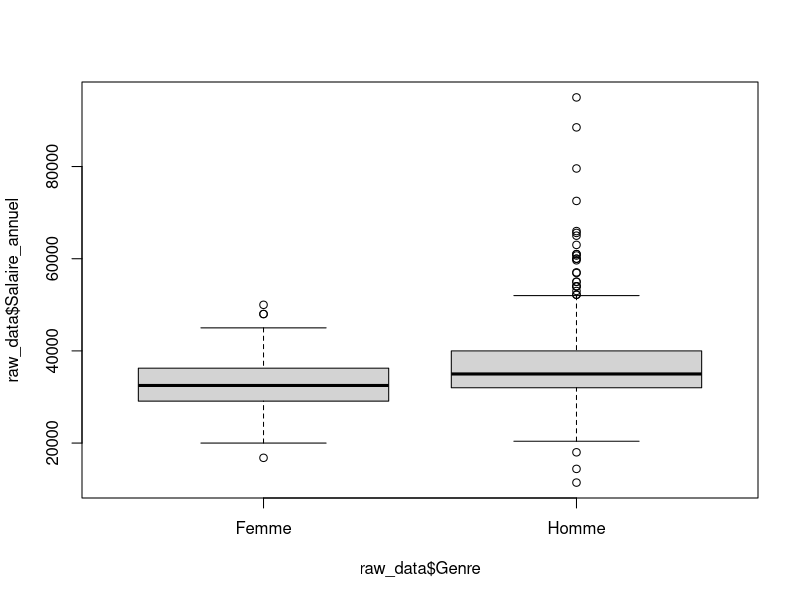
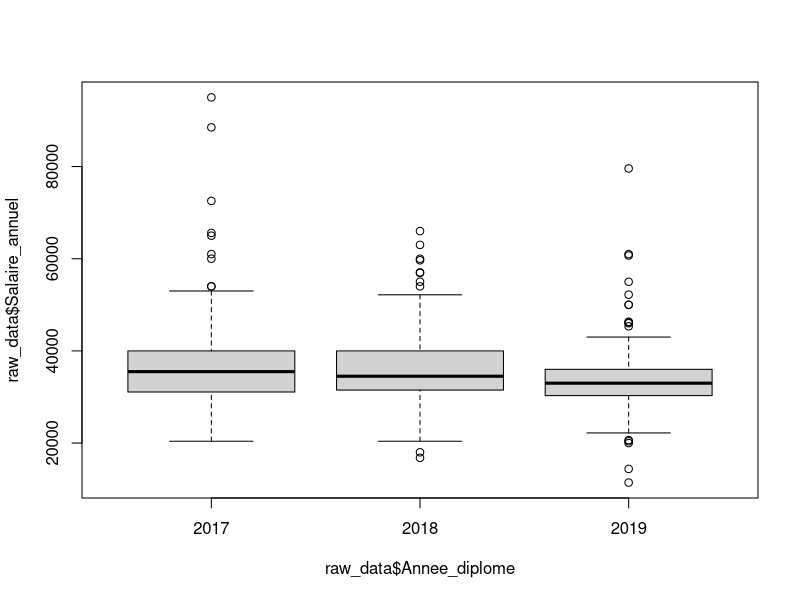
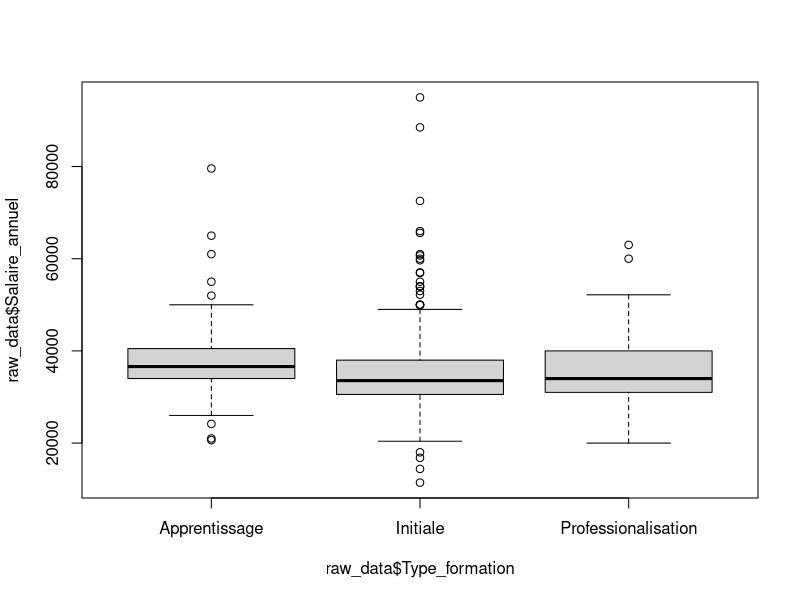
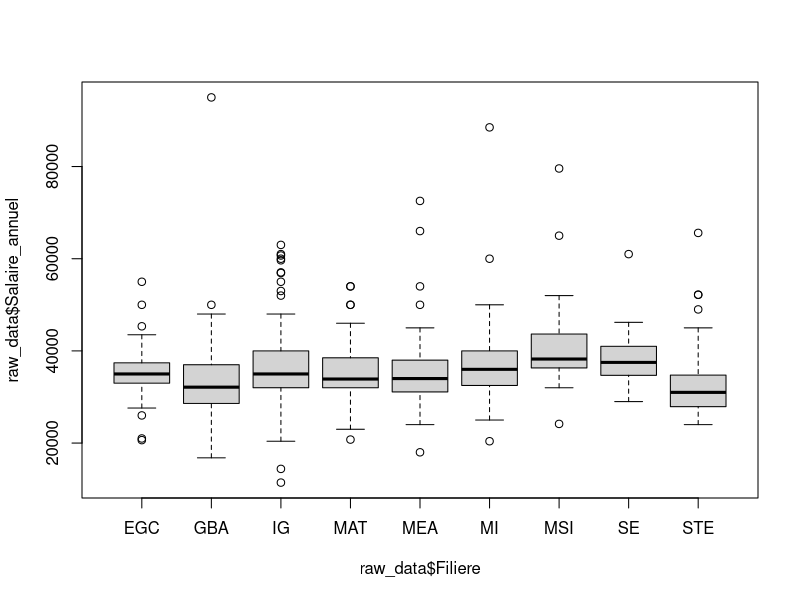
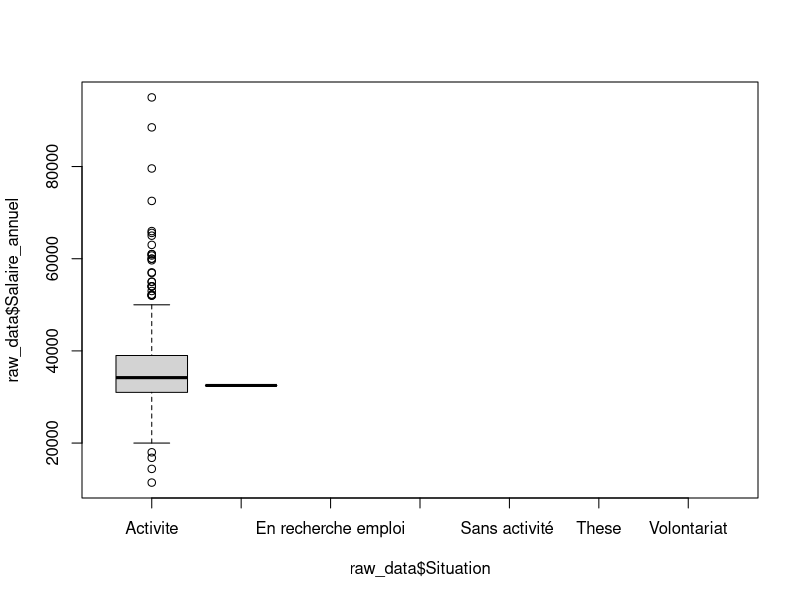
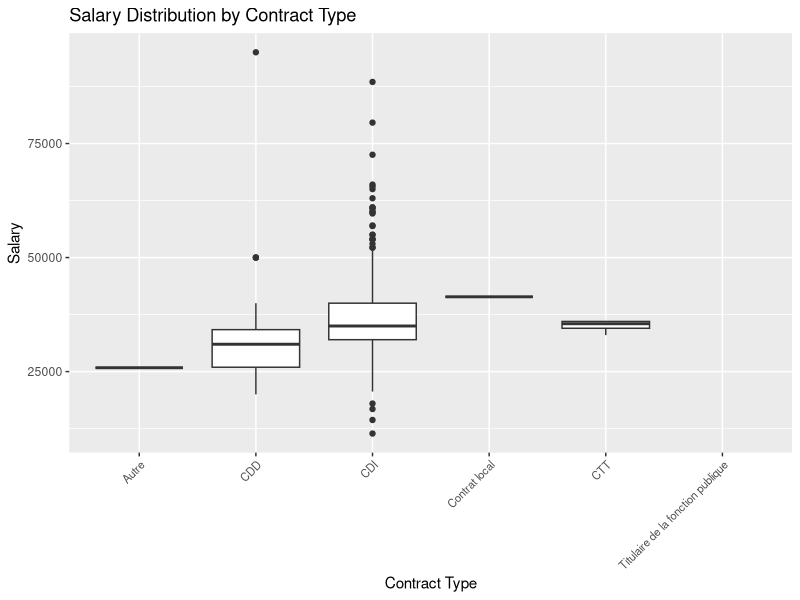
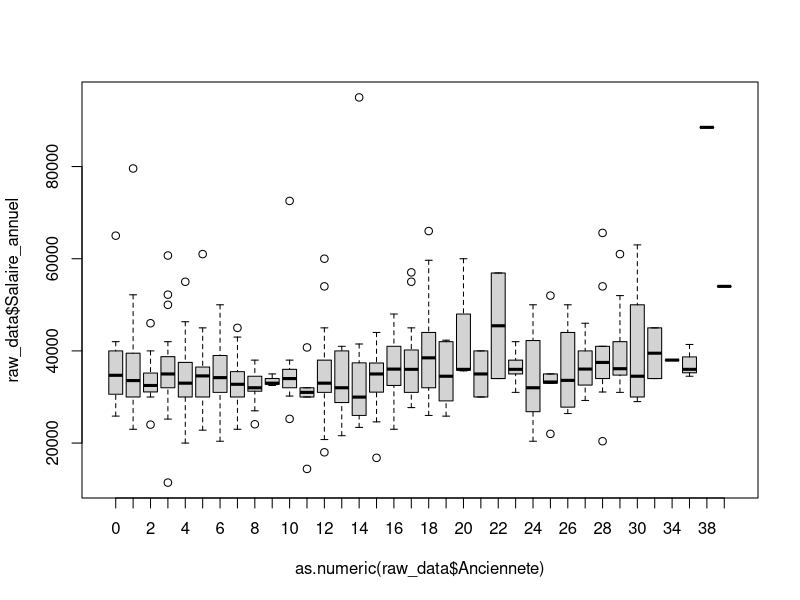
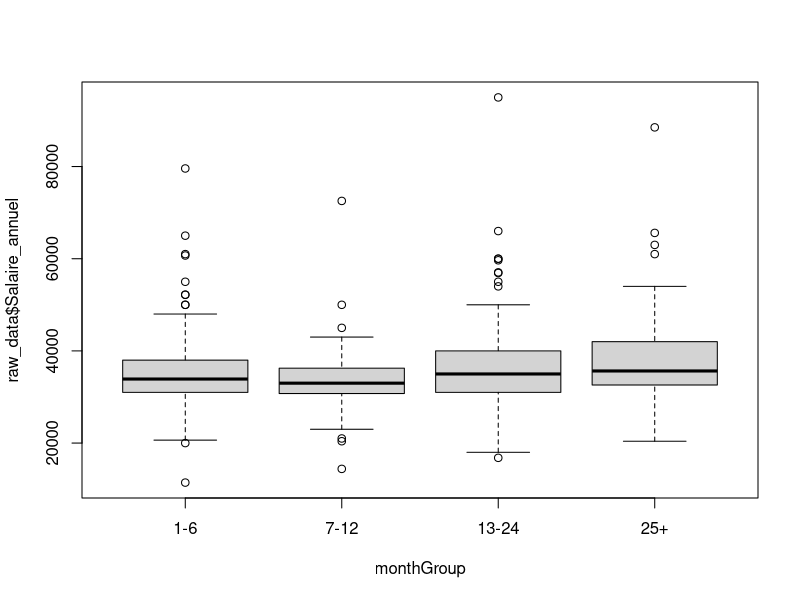

Source code (R) for these figures, in order:
## ---- chunk 1
if (!requireNamespace("ggplot2", quietly = TRUE)) {
  install.packages("ggplot2")
}
library(ggplot2)
## ---- chunk 2
# Trying ISO-8859-1
raw_data <- read.csv("data/extraction_finale_enquete_2020DS.csv", sep = ";", fileEncoding = "ISO-8859-1")
## ---- chunk 3
# Lists specifying which columns to convert to factors and numeric
factor_cols <- c("Date", "identifiant", "Genre", "Annee_diplome","Type_formation","Filiere","Situation","Secteur","Nature_contrat", "France","Region", "Pays", "Taille_entreprise", "Nom_entreprise", "Departement", "Intitule_poste", "Secteur_activite")
numeric_cols <- c("Anciennete", "Salaire_annuel", "Responsabilite_hierarchique", "Responsabilite_budget", "Responsabilite_equipe", "Responsabilite_projet", "Satisfaction_globale", "Saitisfaction_relations", "Satisfaction_salaire", "Satisfaction_autonomie", "Satisfaction_localisation")

# Convert columns to factors
raw_data[factor_cols] <- lapply(raw_data[factor_cols], as.factor)

# Convert columns to numeric
raw_data[numeric_cols] <- lapply(raw_data[numeric_cols], as.numeric)
## ---- chunk 4
remove_rows_by_value <- function(data, column_name, value_to_remove) {
  data_filtered <- subset(data, !(data[[column_name]] == value_to_remove))
  return(data_filtered)
}
## ---- chunk 5
boxplot(raw_data$Salaire_annuel ~ raw_data$Genre)
## ---- chunk 6
boxplot(raw_data$Salaire_annuel ~ raw_data$Annee_diplome)
## ---- chunk 7
boxplot(raw_data$Salaire_annuel ~ raw_data$Type_formation)
## ---- chunk 8
boxplot(raw_data$Salaire_annuel ~ raw_data$Filiere)
## ---- chunk 9
boxplot(raw_data$Salaire_annuel ~ raw_data$Situation)
## ---- chunk 10
filtered_data <- remove_rows_by_value(raw_data, "Situation", "En recherche emploi")
filtered_data <- remove_rows_by_value(filtered_data, "Situation", "En poursuite d'études (hors thèse) / en formation")
filtered_data <- remove_rows_by_value(filtered_data, "Situation", "These")
filtered_data <- remove_rows_by_value(filtered_data, "Situation", "Sans activité") 
filtered_data <- remove_rows_by_value(filtered_data, "Situation", "Volontariat")
filtered_data <- remove_rows_by_value(filtered_data, "Situation", "En création d'entreprise /reprise d'entreprise")
filtered_data <- remove_rows_by_value(filtered_data, "Situation", "Etudes")

activite_data <- filtered_data
## ---- chunk 11


# Filtrage de certains contrat peu représentatif
filtered_data <- remove_rows_by_value(activite_data, "Nature_contrat", "Service à la personne (cours particulier de mathématiques via Acadomia)")
filtered_data <- remove_rows_by_value(filtered_data, "Nature_contrat", "")

ggplot(filtered_data, aes(x = Nature_contrat, y = Salaire_annuel)) +
  geom_boxplot() +
  theme(axis.text.x = element_text(angle = 45, hjust = 1, size = 8)) +
  labs(title = "Salary Distribution by Contract Type", x = "Contract Type", y = "Salary")

## ---- chunk 12



ordered_data <- raw_data[order(as.numeric(raw_data$Anciennete)), ]

boxplot(raw_data$Salaire_annuel ~ as.numeric(raw_data$Anciennete), data = ordered_data)
## ---- chunk 13
monthGroup <- cut(as.numeric(raw_data$Anciennete),
                               breaks = c(0, 6, 12, 24, Inf),
                               labels = c("1-6", "7-12", "13-24", "25+"),
                               right = FALSE)


boxplot(raw_data$Salaire_annuel ~ monthGroup, data = raw_data)
## ---- chunk 14
boxplot(raw_data$Salaire_annuel ~ raw_data$France)
## ---- chunk 15
raw_data_filtered <- raw_data[complete.cases(raw_data$Pays) & raw_data$Pays != "" & !grepl("^\\s*$", raw_data$Pays) & !is.na(raw_data$Salaire_annuel), ]


median_salaries <- tapply(raw_data_filtered$Salaire_annuel, raw_data_filtered$Pays, median)
median_order <- names(sort(median_salaries))

emploiFactor <- factor(raw_data_filtered$Pays, levels = median_order)



ggplot(raw_data_filtered, aes(x = emploiFactor, y = Salaire_annuel)) +
  geom_boxplot(na.rm = TRUE) +
  theme(axis.text.x = element_text(angle = 45, hjust = 1, size = 8)) +
  labs(title = "Salary Distribution by Country", x = "Country", y = "Salary")
